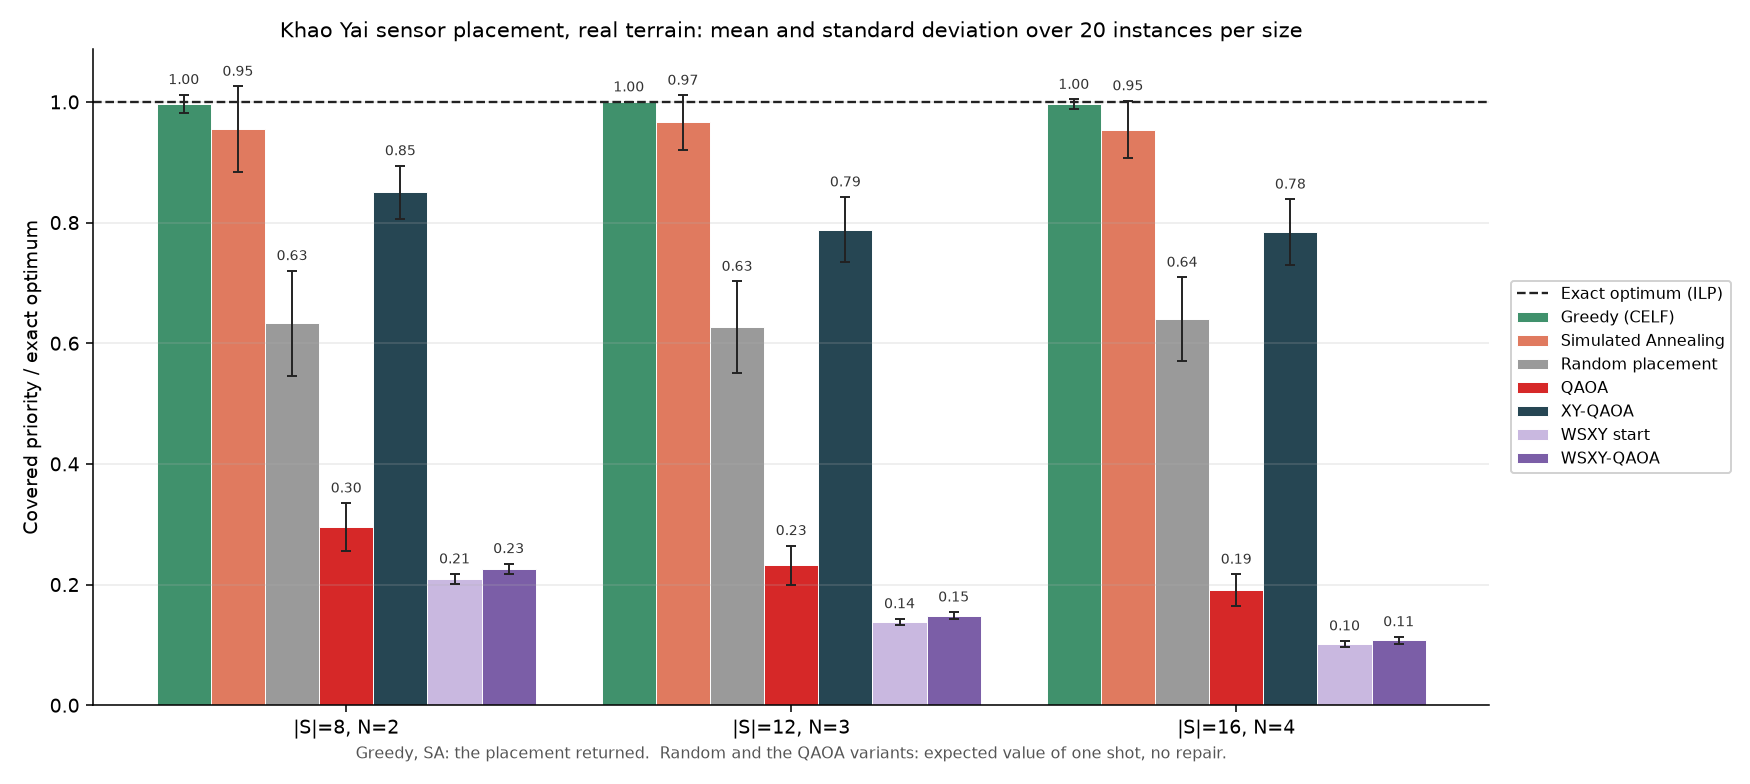

Generate this figure with Python:
"""
Benchmark: ILP, Greedy, SA, QAOA, XY-QAOA, WSXY-QAOA over many instances per size.

Greedy and SA return one placement each, scored as covered priority / ILP optimum.
QAOA returns a distribution over placements, so it is scored per shot with no
classical repair (infeasible shots count as 0) and shown next to the baseline
of drawing N-sensor placements uniformly at random. WSXY-QAOA starts from the
LP relaxation, so its baseline is its own starting state ("WSXY start").

Instances: for each size (n_sites, n_sensors), seeds 0..seeds-1. With --terrain real
(default) seed s picks a 20 x 20 window of the real 40 x 40 Khao Yai region (see
pick_real_window) and seeds the candidate sites; with --terrain synthetic, s is the
synthetic surface seed and the candidate-site seed. An instance is reproducible from
(terrain, size, seed) alone.

Outputs (repo root, optional --out-prefix):
  benchmark_runs.csv  - one row per instance
  approx_ratio.csv    - one row per size: mean and sample std over instances
  benchmark.png       - grouped bars (mean) with error bars (std)
"""

import sys, os
sys.path.insert(0, os.path.dirname(__file__))

import argparse
import csv
import functools
import math
import numpy as np
import matplotlib; matplotlib.use("Agg")
import matplotlib.pyplot as plt
import time

from priority_surface import build_priority_surface
from viewshed import generate_candidate_sites, compute_viewsheds, MAX_RANGE_CELLS
from solvers.greedy import greedy_coverage
from solvers.ilp import ilp_coverage
from solvers.qubo_sa import sa_solve

OUT = os.path.dirname(os.path.abspath(__file__))

# Methods shown in bar chart (ILP is the reference line, not a bar)
BAR_METHODS = ["Greedy (CELF)", "Simulated Annealing", "Random placement",
               "QAOA", "XY-QAOA", "WSXY start", "WSXY-QAOA"]
BAR_COLORS  = ["#40916c", "#e07a5f", "#9a9a9a", "#d62828", "#264653", "#c9b8e0", "#7b5ea7"]
QAOA_METHODS = ("QAOA", "XY-QAOA", "WSXY-QAOA")
QAOA_LAYERS, QAOA_SHOTS = 4, 2000


# ---------------------------------------------------------------------------
# Shared scoring function (used by every method)
# ---------------------------------------------------------------------------

def score_placement(
    chosen_raw: list[int],
    viewsheds: dict[int, set[int]],
    weights: dict[int, float],
    n_sensors: int,
    ilp_obj: float,
) -> tuple[list[int], float, float, bool]:
    """
    Enforce feasibility, recompute objective from scratch, compute ratio.

    - len > n_sensors : keep N sites with highest individual viewshed weight
    - len < n_sensors : infeasible → objective = 0, ratio = 0
    - len == n_sensors: use as-is

    Returns: (feasible_chosen, objective, ratio, was_violation)
    """
    was_violation = len(chosen_raw) != n_sensors

    if len(chosen_raw) < n_sensors:
        return [], 0.0, 0.0, True

    chosen = list(chosen_raw)
    if len(chosen) > n_sensors:
        site_w = {s: sum(weights.get(c, 0.0) for c in viewsheds[s]) for s in chosen}
        chosen = sorted(chosen, key=lambda s: site_w[s], reverse=True)[:n_sensors]

    covered: set[int] = set()
    for s in chosen:
        covered |= viewsheds[s]
    obj = sum(weights.get(c, 0.0) for c in covered)
    ratio = obj / ilp_obj if ilp_obj > 1e-9 else 0.0

    return chosen, obj, ratio, was_violation




# ---------------------------------------------------------------------------
# Instances
# ---------------------------------------------------------------------------

GRID = 20                 # instance grid: 20 x 20 cells of 500 m
REAL_REGION = 40          # the real extract is 40 x 40 cells
PARK_MIN = 0.5            # a real window must have mean inside_park >= this
OPT_TOL = 1e-6            # ratio >= 1 - OPT_TOL counts as optimal
DEFAULT_SIZES = [(8, 2), (12, 3), (16, 4)]
LARGE_SIZE = (20, 5)


@functools.lru_cache(maxsize=1)
def _real_inside_park() -> np.ndarray:
    """inside_park of the full 40 x 40 real surface (built once)."""
    surf = build_priority_surface(REAL_REGION, REAL_REGION, 0, source="real", window=(0, 0))
    return np.asarray(surf["inside_park"], dtype=float)


def real_window_candidates(inside_park: np.ndarray, grid: int = GRID,
                           park_min: float = PARK_MIN) -> list[tuple[int, int]]:
    """All (row0, col0) offsets whose grid x grid window has mean inside_park >= park_min."""
    rows, cols = inside_park.shape
    out = []
    for r0 in range(rows - grid + 1):
        for c0 in range(cols - grid + 1):
            if inside_park[r0:r0 + grid, c0:c0 + grid].mean() >= park_min:
                out.append((r0, c0))
    return out


def pick_real_window(seed: int, inside_park: np.ndarray | None = None) -> tuple[int, int]:
    """Seed s picks one qualifying window uniformly at random (numpy default_rng(s))."""
    if inside_park is None:
        inside_park = _real_inside_park()
    cands = real_window_candidates(inside_park)
    if not cands:
        raise ValueError("no real-terrain window meets the inside_park rule")
    return cands[int(np.random.default_rng(seed).integers(len(cands)))]


def build_instance(terrain: str, n_sites: int, seed: int):
    """Returns (surface, candidate sites, window or None). Depends only on the arguments."""
    if terrain == "real":
        window = pick_real_window(seed)
        surf = build_priority_surface(GRID, GRID, seed, source="real", window=window)
    elif terrain == "synthetic":
        window = None
        surf = build_priority_surface(GRID, GRID, seed)
    else:
        raise ValueError(f"terrain must be 'real' or 'synthetic', got {terrain!r}")
    sites = generate_candidate_sites(
        (GRID, GRID), n_candidates=n_sites,
        priority=surf["priority"], dem_norm=surf["dem"], seed=seed,
    )
    return surf, sites, window


# ---------------------------------------------------------------------------
# Per-instance runner
# ---------------------------------------------------------------------------

NAN = float("nan")
RATIO_COLS = ["greedy", "sa", "random_mean", "qaoa_mean", "xy_qaoa_mean",
              "wsxy_start_mean", "wsxy_qaoa_mean"]
P_OPT_COLS = ["random_p_optimal", "qaoa_p_optimal", "xy_qaoa_p_optimal",
              "wsxy_start_p_optimal", "wsxy_qaoa_p_optimal"]
P_FEAS_COLS = ["qaoa_p_feasible", "xy_qaoa_p_feasible", "wsxy_qaoa_p_feasible"]
RUN_COLS = (["terrain", "n_sites", "n_sensors", "seed", "window_row", "window_col",
             "ilp_objective"] + RATIO_COLS + P_OPT_COLS + P_FEAS_COLS + ["seconds"])
QAOA_PREFIX = {"plain": "qaoa", "xy": "xy_qaoa", "wsxy": "wsxy_qaoa"}


def run_instance(terrain: str, n_sites: int, n_sensors: int, seed: int) -> dict:
    """
    Run every method on one instance. Returns a row dict (RUN_COLS keys) plus
    'failures' (list of method names that raised) and 'mismatches' (number of
    run_qaoa calls whose enumerated optimum differed from the ILP objective).
    Any method that fails leaves NaN in its columns.
    """
    t_start = time.time()
    row: dict = {c: NAN for c in RUN_COLS}
    row.update(terrain=terrain, n_sites=n_sites, n_sensors=n_sensors, seed=seed,
               window_row="", window_col="")
    failures: list[str] = []
    mismatches = 0

    surf, sites, window = build_instance(terrain, n_sites, seed)
    if window is not None:
        row["window_row"], row["window_col"] = window
    viewsheds = compute_viewsheds(surf["dem_m"], sites, max_range_cells=MAX_RANGE_CELLS)
    weights = {r * GRID + c: float(surf["priority"][r, c])
               for r in range(GRID) for c in range(GRID)}

    # ILP (exact optimum, reference only)
    ilp_obj = NAN
    try:
        _, ilp_obj, _ = ilp_coverage(viewsheds, weights, n_sensors)
        ilp_obj = float(ilp_obj)
    except Exception as e:
        print(f"    ILP failed: {e}")
        failures.append("ILP")
    row["ilp_objective"] = ilp_obj

    def ratio_of(chosen):
        return score_placement(chosen, viewsheds, weights, n_sensors, ilp_obj)[2]

    try:
        chosen_g, _ = greedy_coverage(viewsheds, weights, n_sensors)
        row["greedy"] = ratio_of(chosen_g)
    except Exception as e:
        print(f"    Greedy failed: {e}")
        failures.append("Greedy")

    try:
        chosen_sa, _, _ = sa_solve(viewsheds, weights, n_sensors, num_reads=100, seed=seed)
        row["sa"] = ratio_of(chosen_sa)
    except Exception as e:
        print(f"    SA failed: {e}")
        failures.append("SA")

    from solvers.qaoa import run_qaoa
    for mode, pre in QAOA_PREFIX.items():
        try:
            r = run_qaoa(viewsheds, weights, n_sensors, p_layers=QAOA_LAYERS, mode=mode,
                         max_iter=150, shots=QAOA_SHOTS, seed=seed)
        except Exception as e:
            print(f"    {pre} failed: {e}")
            failures.append(pre)
            continue
        # The enumerated optimum inside run_qaoa must agree with the ILP.
        if math.isfinite(ilp_obj) and ilp_obj > 1e-9 \
                and abs(r["optimum"] - ilp_obj) > 1e-6 * ilp_obj:
            mismatches += 1
            print(f"    WARNING: enumerated optimum {r['optimum']:.6f} != ILP {ilp_obj:.6f} ({mode})")
        row[f"{pre}_mean"] = r["mean_ratio"]
        row[f"{pre}_p_optimal"] = r["p_optimal"]
        row[f"{pre}_p_feasible"] = r["p_feasible"]
        if mode == "wsxy":
            row["wsxy_start_mean"] = r["start_mean_ratio"]
            row["wsxy_start_p_optimal"] = r["start_p_optimal"]
        if mode == "plain":
            # Random baseline is identical across modes (same viewsheds and N).
            row["random_mean"] = r["mean_ratio_random"]
            row["random_p_optimal"] = r["p_optimal_random"]

    row["seconds"] = time.time() - t_start
    row["failures"] = failures
    row["mismatches"] = mismatches
    return row


def _fmt(v, nd: int = 3) -> str:
    return "nan" if v is None or (isinstance(v, float) and math.isnan(v)) else f"{v:.{nd}f}"


def progress_line(row: dict) -> str:
    win = f"win=({row['window_row']},{row['window_col']})" if row["window_row"] != "" else "win=-"
    return (f"|S|={row['n_sites']:<2} N={row['n_sensors']} seed={row['seed']:<2} {win:<12} "
            f"ILP={_fmt(row['ilp_objective'])}  "
            f"greedy={_fmt(row['greedy'])} sa={_fmt(row['sa'])} rand={_fmt(row['random_mean'])} "
            f"qaoa={_fmt(row['qaoa_mean'])} xy={_fmt(row['xy_qaoa_mean'])} "
            f"wsxy0={_fmt(row['wsxy_start_mean'])} wsxy={_fmt(row['wsxy_qaoa_mean'])}  "
            f"{row['seconds']:.1f}s")


# ---------------------------------------------------------------------------
# Aggregation (pure: rows in, summary rows out)
# ---------------------------------------------------------------------------

def size_label(n_sites: int, n_sensors: int) -> str:
    return f"|S|={n_sites}, N={n_sensors}"


def _finite(vals) -> list[float]:
    out = []
    for v in vals:
        try:
            f = float(v)
        except (TypeError, ValueError):
            continue
        if math.isfinite(f):
            out.append(f)
    return out


def _mean(vals) -> float:
    f = _finite(vals)
    return sum(f) / len(f) if f else NAN


def _sample_std(vals) -> float:
    f = _finite(vals)
    if len(f) < 2:
        return NAN
    m = sum(f) / len(f)
    return math.sqrt(sum((x - m) ** 2 for x in f) / (len(f) - 1))


def summary_columns() -> list[str]:
    cols = ["instance", "terrain", "n_instances"]
    for name in RATIO_COLS:
        cols += [name, f"{name}_std"]
    return cols + ["greedy_optimal_share", "sa_optimal_share"] + P_OPT_COLS + P_FEAS_COLS


def aggregate_runs(rows: list[dict]) -> list[dict]:
    """
    One summary dict per (terrain, n_sites, n_sensors), in order of first appearance.
    Only instances with a valid ILP objective (finite, > 0) count. NaNs are ignored
    in every mean and std; std is the sample std (n - 1) and NaN with fewer than two
    values. optimal share = fraction of non-NaN ratios >= 1 - OPT_TOL.
    """
    groups: dict[tuple, list[dict]] = {}
    for r in rows:
        groups.setdefault((r["terrain"], int(r["n_sites"]), int(r["n_sensors"])), []).append(r)

    out = []
    for (terrain, ns, nk), grp in groups.items():
        valid = [r for r in grp if _finite([r.get("ilp_objective")])
                 and float(r["ilp_objective"]) > 1e-9]
        s: dict = {"instance": size_label(ns, nk), "terrain": terrain,
                   "n_instances": len(valid)}
        for name in RATIO_COLS:
            vals = [r.get(name) for r in valid]
            s[name] = _mean(vals)
            s[f"{name}_std"] = _sample_std(vals)
        for name in ("greedy", "sa"):
            f = _finite(r.get(name) for r in valid)
            s[f"{name}_optimal_share"] = (sum(v >= 1 - OPT_TOL for v in f) / len(f)) if f else NAN
        for name in P_OPT_COLS + P_FEAS_COLS:
            s[name] = _mean(r.get(name) for r in valid)
        out.append(s)
    return out


# ---------------------------------------------------------------------------
# Output
# ---------------------------------------------------------------------------

def _out_path(prefix: str, name: str) -> str:
    full = prefix + name
    return full if os.path.isabs(full) else os.path.join(OUT, full)


def _cell(v) -> str:
    if isinstance(v, str):
        return v
    if isinstance(v, (int, np.integer)):
        return str(v)
    return "nan" if v is None or math.isnan(v) else f"{v:.6f}"


def write_runs_csv(rows: list[dict], path: str):
    with open(path, "w", newline="") as f:
        w = csv.writer(f)
        w.writerow(RUN_COLS)
        for r in rows:
            w.writerow([_cell(r[c]) for c in RUN_COLS])
    print(f"Saved {path}")


def write_summary_csv(summary: list[dict], path: str):
    cols = summary_columns()
    with open(path, "w", newline="") as f:
        w = csv.writer(f)
        w.writerow(cols)
        for s in summary:
            w.writerow([_cell(s[c]) if c != "n_instances" else str(s[c]) for c in cols])
    print(f"Saved {path}")


def plot_benchmark(summary: list[dict], path: str):
    fig, ax = plt.subplots(figsize=(12.5, 5.6))
    n_grp, n_meth = len(summary), len(BAR_METHODS)
    width = 0.115
    x = np.arange(n_grp) * (n_meth * width + 0.14)

    top = 1.0
    for mi, (method, color, col) in enumerate(zip(BAR_METHODS, BAR_COLORS, RATIO_COLS)):
        means = np.array([s[col] for s in summary], dtype=float)
        stds = np.array([s[f"{col}_std"] for s in summary], dtype=float)
        means_p = np.nan_to_num(means, nan=0.0)
        stds_p = np.nan_to_num(stds, nan=0.0)
        xs = x + mi * width
        ax.bar(xs, means_p, width, label=method, color=color, edgecolor="white", linewidth=0.5)
        ax.errorbar(xs, means_p, yerr=stds_p, fmt="none", ecolor="#222", elinewidth=1.0,
                    capsize=2.5, capthick=1.0)
        for xv, m, sd in zip(xs, means, stds_p):
            if math.isnan(m):
                continue
            y = m + sd + 0.012          # above the error bar cap
            top = max(top, y + 0.05)
            ax.text(xv, y, f"{m:.2f}", ha="center", va="bottom", fontsize=7, color="#333")

    ax.axhline(1.0, color="#222", linestyle="--", linewidth=1.2, label="Exact optimum (ILP)")

    terrain = summary[0]["terrain"] if summary else ""
    counts = sorted({s["n_instances"] for s in summary})
    n_txt = (str(counts[0]) if len(counts) == 1
             else f"{counts[0]} to {counts[-1]}") if counts else "0"
    ax.set_xticks(x + width * (n_meth - 1) / 2)
    ax.set_xticklabels([s["instance"] for s in summary], fontsize=10)
    ax.set_ylabel("Covered priority / exact optimum", fontsize=10)
    ax.set_xlabel("Greedy, SA: the placement returned.  Random and the QAOA variants: "
                  "expected value of one shot, no repair.",
                  fontsize=8, color="#555")
    ax.set_ylim(0, top)
    ax.set_title(f"Khao Yai sensor placement, {terrain} terrain: mean and standard deviation "
                 f"over {n_txt} instances per size", fontsize=11)
    ax.legend(fontsize=8, framealpha=0.9, loc="center left", bbox_to_anchor=(1.01, 0.5))
    ax.grid(axis="y", alpha=0.25)
    ax.spines["top"].set_visible(False)
    ax.spines["right"].set_visible(False)

    plt.tight_layout()
    plt.savefig(path, dpi=140)
    plt.close()
    print(f"Saved {path}")


def print_summary(summary: list[dict]):
    print("\n" + "=" * 100)
    print("Mean +- sample std of (covered priority / exact optimum); QAOA family: one shot, no repair")
    for s in summary:
        print(f"\n{s['instance']}  ({s['terrain']}, n={s['n_instances']})  "
              f"optimal share: greedy={_fmt(s['greedy_optimal_share'], 2)} "
              f"sa={_fmt(s['sa_optimal_share'], 2)}")
        for method, col in zip(BAR_METHODS, RATIO_COLS):
            print(f"  {method:<20} {_fmt(s[col])} +- {_fmt(s[col + '_std'])}")
    print("=" * 100)


# ---------------------------------------------------------------------------
# Main
# ---------------------------------------------------------------------------

def parse_sizes(text: str) -> list[tuple[int, int]]:
    out = []
    for part in text.split(","):
        a, b = part.strip().split(":")
        out.append((int(a), int(b)))
    return out


def main(argv=None):
    ap = argparse.ArgumentParser(description=__doc__.split("\n")[1])
    ap.add_argument("--terrain", choices=["real", "synthetic"], default="real")
    ap.add_argument("--seeds", type=int, default=20, help="instances per size (seeds 0..N-1)")
    ap.add_argument("--sizes", type=parse_sizes, default=DEFAULT_SIZES,
                    help="comma list of n_sites:n_sensors, e.g. 8:2,12:3")
    ap.add_argument("--large", type=int, default=0,
                    help="extra instances of size 20:5 (about 10 minutes each)")
    ap.add_argument("--out-prefix", default="",
                    help="prepended to output file names; relative prefixes resolve in the repo root")
    args = ap.parse_args(argv)

    plan = [(ns, nk, args.seeds) for ns, nk in args.sizes]
    if args.large > 0:
        plan.append((*LARGE_SIZE, args.large))

    rows: list[dict] = []
    n_fail = n_mismatch = 0
    size_seconds: dict[tuple, float] = {}
    t0 = time.time()
    for ns, nk, n_seeds in plan:
        print(f"\n--- size |S|={ns}, N={nk}: {n_seeds} instances, {args.terrain} terrain ---")
        for seed in range(n_seeds):
            try:
                row = run_instance(args.terrain, ns, nk, seed)
            except Exception as e:   # instance could not even be built
                print(f"    instance failed to build: {e}")
                row = {c: NAN for c in RUN_COLS}
                row.update(terrain=args.terrain, n_sites=ns, n_sensors=nk, seed=seed,
                           window_row="", window_col="", seconds=0.0,
                           failures=["instance"], mismatches=0)
            n_fail += len(row.pop("failures"))
            n_mismatch += row.pop("mismatches")
            size_seconds[(ns, nk)] = size_seconds.get((ns, nk), 0.0) + row["seconds"]
            rows.append(row)
            print(progress_line(row), flush=True)

    summary = aggregate_runs(rows)
    write_runs_csv(rows, _out_path(args.out_prefix, "benchmark_runs.csv"))
    write_summary_csv(summary, _out_path(args.out_prefix, "approx_ratio.csv"))
    plot_benchmark(summary, _out_path(args.out_prefix, "benchmark.png"))
    print_summary(summary)
    for (ns, nk), sec in size_seconds.items():
        print(f"Runtime |S|={ns}, N={nk}: {sec / 60:.1f} min")
    print(f"Total runtime {(time.time() - t0) / 60:.1f} min; "
          f"optimum mismatches (run_qaoa vs ILP): {n_mismatch}; method failures: {n_fail}")


if __name__ == "__main__":
    main()
